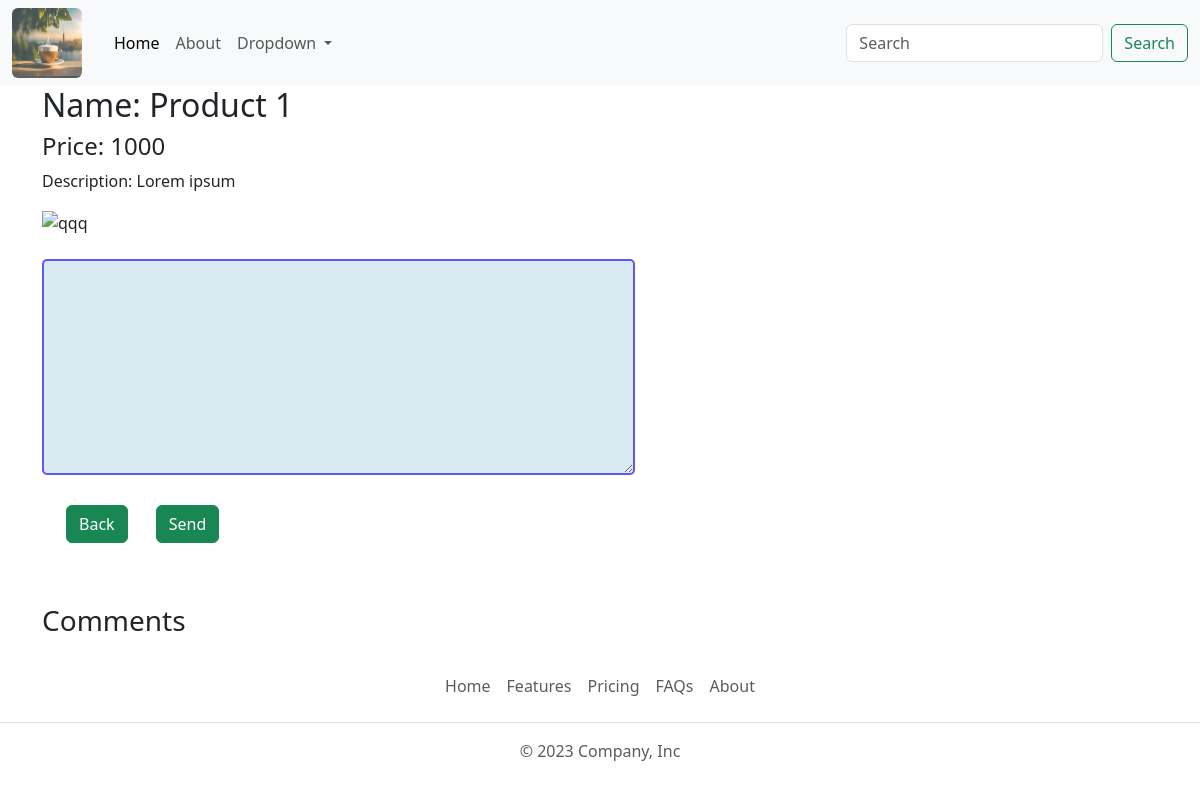
Screenshot of /product.php?id=1 with the database file from the repository.
### tables this page shows
CREATE TABLE `products` (
  `id` int(11) NOT NULL,
  `title` varchar(222) DEFAULT NULL,
  `price` int(11) DEFAULT NULL,
  `description` text DEFAULT NULL
);

### product.php (the view, shortened to what this page needs)
<?php
    require_once './config/connect.php';
    $product_id = $_GET['id'];
    $product = mysqli_query($connect, "SELECT * FROM `products` WHERE `id` = '$product_id'");
    $product = mysqli_fetch_assoc($product);
    require "view/header.php";
?>
<body>
    <div class="container">
        <h2>Name: <?= $product['title']?></h2>
        <h4>Price: <?= $product['price']?></h4>
        <p>Description: <?= $product['description']?></p>
        <img src="img/img_pr<?= $product['id']?>.png" alt="qqq">
        <form action="vendor/create_comment.php" method="post">
            <textarea name="body" class="mt-4" cols="60" rows="8"></textarea>
            <div>
                <button class="btn btn-success m-4"><a
                        class="text-white link-offset-2 link-underline link-underline-opacity-0"
                        href="/crud/index.php">Back</a></button>
                <button class="btn btn-success" type="submit">Send</button>
            </div>
        </form>
        <pre>
        </pre>
        <h3>Comments</h3>
    </div>
</body>
<?php require "view/footer.php"?>
</html>

### style/style.css (style rules this page uses)
input, textarea { padding: 10px; margin: 5px; border: 2px solid rgb(97, 86, 245); border-radius: 5px; background: rgb(217, 234, 241); }
button { padding: 10px; margin: 5px; border: 2px solid rgb(97, 86, 245); border-radius: 5px; background: rgb(23, 116, 28); color: aliceblue; }
a { cursor: pointer; text-decoration: none; }

### rows the page displays
products: title "Product 1", price "1000", description "Lorem ipsum"
